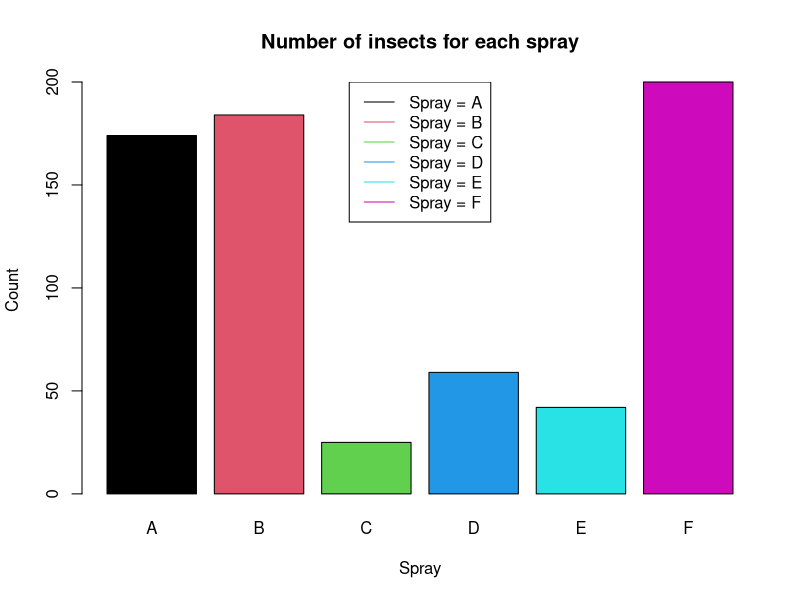

The R script that drew this image:
    # Chapter 5: Hypothesis testing - Aliona Hoste 
# Create a rmarkdown document with the answer to the following questions. 
# Change knitr options to save all the graphics in the folder “results” in png format with a resolution of 100 dpi.
# Note: to change the knitr options use the command knitr::opts_chunk$set().




# Exercice 1: For the data InsectSpray, make a table for the number of insects for each spray with the mean, median and standard error.
    # Note: Remember to use knitr::kable(), or a similar function to print the table with its caption.

InsectSprays <- InsectSprays # to visualise the data frame 

# create empty vectors so that we can use it in for loops
Spray <- factor()
Count <- integer()
SS <- integer()
Mean <- integer()
Median <- integer()
Standard_error <- integer()

# create Spray vectors with all the levels 
for(i in levels(InsectSprays$spray)){
  Spray <- c(Spray,i)
}
# or Spray <- levels(InsectSprays$spray)

# create the Count vector where i takes each value of Spray (A, B, C...) and do the sum of count for each Spray categories
for(i in Spray){
  SS <- subset(InsectSprays$count,InsectSprays$spray == i)
  Count <- c(Count, sum(SS))
  Mean <- c(Mean, mean(SS))
  Median <- c(Median, median(SS))
  Standard_error <- c(Standard_error, sd(SS)/sqrt(length(SS)))
}

# Create the data frame
Datatable <- data.frame(Spray, Count, Mean, Median, Standard_error)





# Exercice 2: Print a plot to see the differences of counts between sprays. 
# Include a caption explaining the figure. 
# Which type of plot is the one you choose and why? barplot because we have a continuous variable in function of categories
barplot(Datatable$Count ~ Datatable$Spray, Datatable, col= as.factor(Datatable$Spray), ylab = "Count", xlab = "Spray") # plot Count for each spray 

title(main="Number of insects for each spray") # add a title
legend("top", legend = paste("Spray =", Spray), lty = 1, col = 1:6) # add the legend



# Exercice 3:Test for differences between sprays using anova and a posthoc comparison and redo the previous plot including the representation of all posthoc differences.
    # Note: for the anova use the command aov() 
    # and for the posthoc comparison use the Tukey’s ‘Honest Significant Difference’ method. For this method try the TukeyHSD() and the agricolae::HSD.test() and see the differences.


bla <- aov(Count ~ Spray, data = Datatable)

TukeyHSD(bla)


# Exercice 4: Test for differences between sprays using non-parametric Kruskal-Wallis rank sum test. Again, redo the plot with these results.
    # Note: Use agricolae::kruskal().



# Exercice 5: Transform count data using sqrt(counts) and redo the anova, the Tukey posthoc comparison and the plot.




# Exercice 6: Test for normality of residuals for the two performed anova analyses of points 4 and 6 using shapiro.test() and use plot the anova to see the qqplots and compare them.




# Exercice 7:Which of the previous analysis is the adequate in this case? Why? 
# Is there any difference in the results between the square root transformed ANOVA and the Kruskal-Wallis analyses? 
# Is there any difference in the results between the direct ANOVA and the square root transformed ANOVA? Which ones?






